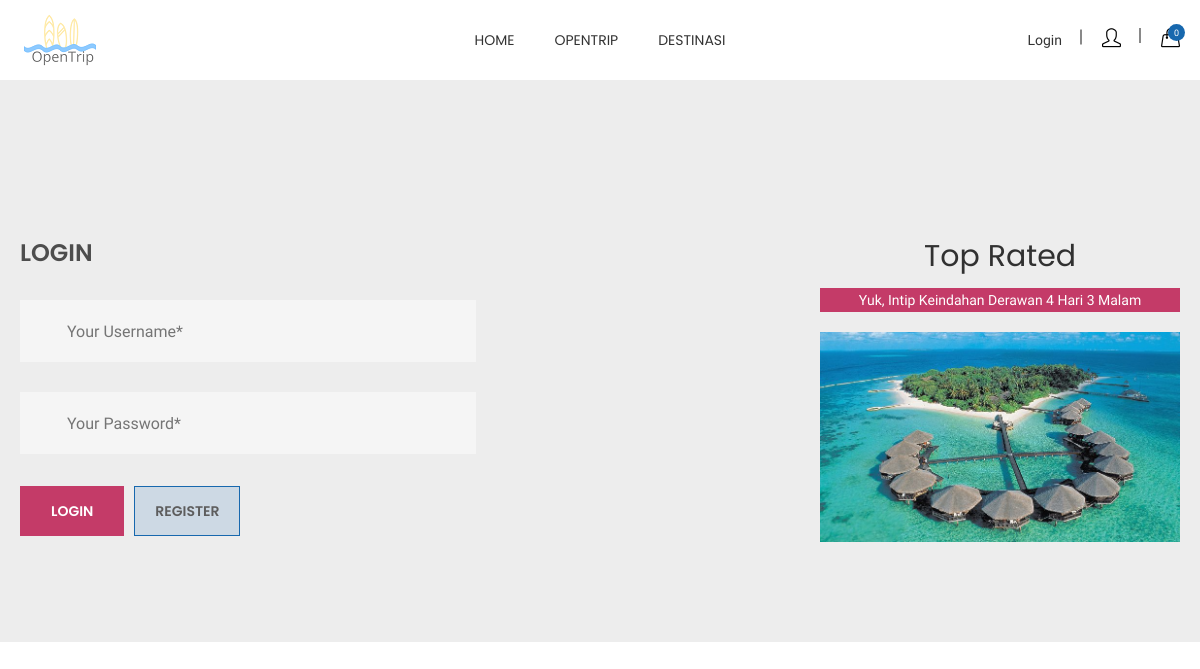
Screenshot of /index.php/front/login with the database file from the repository.
### tables this page shows
CREATE TABLE `tbl_opentrip`  (
  `opentrip_id` int(11) NOT NULL AUTO_INCREMENT,
  `judul` varchar(255) NOT NULL,
  `harga` float NOT NULL,
  `detail` text NOT NULL,
  `delete_foto` varchar(100) NOT NULL,
  `is_active` int(11) NULL DEFAULT NULL,
  `kuota` int(11) NULL DEFAULT NULL,
  `is_unlimited` int(11) NULL DEFAULT NULL,
  `catatan` varchar(255) NULL DEFAULT NULL,
  `id_province` int(11) NULL DEFAULT NULL,
  PRIMARY KEY (`opentrip_id`) USING BTREE
);

CREATE TABLE `tbl_trip_foto`  (
  `trip_foto_id` int(11) NOT NULL AUTO_INCREMENT,
  `id_opentrip` int(11) NULL DEFAULT NULL,
  `foto` varchar(255) NULL DEFAULT NULL,
  PRIMARY KEY (`trip_foto_id`) USING BTREE
);

### application/controllers/Front.php (called while the page is built, shortened)
<?php
class Front extends MY_Controller {
	function __construct(){
        $this->load->model('auth_model');
		$this->load->model('m_opentrip');
        $this->load->model('m_member');
	}
	public function login(){
        $data['top_rated'] = $this->db->query('SELECT
                                            opentrip_id,
                                            judul,
                                            sum( jumlah )
                                        FROM
                                            tbl_detail_transaksi
                                            INNER JOIN tbl_opentrip ON tbl_opentrip.opentrip_id = tbl_detail_transaksi.id_opentrip
                                        GROUP BY
                                            id_opentrip
                                        ORDER BY
                                            sum( jumlah ) DESC
                                            LIMIT 1')->row();
        $data['v_content'] = "front/login";
        $this->load->view("front/layout",$data);
    }
}

### index.php (called while the page is built, shortened)
<?php
require_once BASEPATH.'core/CodeIgniter.php';

### application/views/front/login.php (the view, shortened to what this page needs)
<section class="htc__contact__area ptb--100 bg__edited">
    <div class="container">
        <div class="row">
            <div class="contact-form-wrap mt--60">
                <div class="col-xs-12">
                    <div class="contact-title">
                        <h2 class="title__line--6">Login</h2>
                    </div>
                </div>
                <div class="col-xs-8">
                    <form id="contact-form" action="<?= base_url('front/doLoginUser')?>" method="post">
                        <div class="single-contact-form">
                            <div class="contact-box name">
                                <input type="text" name="username" placeholder="Your Username*" required>
                            </div>
                        </div>
                        <div class="single-contact-form">
                            <div class="contact-box name">
                                <input type="password" name="password" placeholder="Your Password*" required>
                            </div>
                        </div>
                        <div class="contact-btn">
                            <button type="submit" class="fv-btn" style="float: left;">Login</button>
                            <a href="<?= base_url('front/register') ?>" class="edited-btn" style="margin-left:10px;float: left;display: inline-block;padding: 12px 20px;">Register</a>
                        </div>
                    </form>
                </div>
                <div class="col-xs-4" style="margin-top: -60px;">
                    <div class="form-output">
                        <center>
                        <p><h2>Top Rated</h2></p>
                        <p class="form-messege" style="background-color: #c43b68;color: #fff;">
                            Yuk, Intip Keindahan <?php echo $top_rated->judul ?>
                        </p>
                        </center>
                        <p style="padding-top: 20px;">
                            <?php
                                $getFoto= $this->db->query("select * from tbl_trip_foto where id_opentrip = '".$top_rated->opentrip_id."' limit 1")->row();
                            ?>
                            <img src="<?= base_url() ?><?= (empty($getFoto)?'assets_front/images/product/1.jpg':'uploads/'.$getFoto->foto)?>">
                        </p>
                    </div>
                </div>
            </div>
        </div>
    </div>
</section>

### assets_front/style.css (style rules this page uses)
.title__line--6 { color: #4d4d4d; font-size: 24px; font-weight: 600; margin-bottom: 34px; text-transform: uppercase; }
.contact-box input { background: #f5f5f5 none repeat scroll 0 0; border: 0 none; color: #666666; font-size: 16px; height: 62px; padding: 0 47px; }
.single-contact-form + .single-contact-form { margin-top: 30px; }
.contact-btn { margin-top: 32px; }
.fv-btn { background: #c43b68 none repeat scroll 0 0; border: 1px solid #c43b68; color: #fff; font-family: 'Poppins', sans-serif; font-size: 14px; font-weight: 600; height: 50px; padding: 0 30px; text-transform: uppercase; transition: all 0.4s ease 0s; }
.contact-box.name { display: flex; margin-left: -20px; margin-right: -20px; }
.contact-box.name input { margin: 0 20px; width: 57%; }

### assets_front/css/shortcode/default.css (style rules this page uses)
*, h1, h2, h3, h4, h5, h6, p, ul, a { margin: 0; padding: 0; }
html { font-size: 100%; }
body { font-family: 'Old Standard TT', serif; color: #666666; font-weight: 400; font-size: 14px; line-height: 24px; -webkit-font-smoothing: antialiased; -moz-osx-font-smoothing: grayscale; }
p { font-family: 'Old Standard TT', serif; color: #666666; font-weight: 400; font-size: 16px; line-height: 24px; }
h1, h2, h3, h4, h5, h6, .h1, .h2, .h3, .h4, .h5, .h6 { font-family: 'Poppins', sans-serif; color: #313131; font-weight: 400; -webkit-font-variant-ligatures: common-ligatures; font-variant-ligatures: common-ligatures; margin-top: 0; margin-bottom: 0; }
h2, .h2 { font-size: 30px; font-weight: 400; }
a { color: #333; }
body { overflow-x: hidden; }
a, .btn { transition: all 0.3s ease-out 0s; }
input, select, textarea { transition: all 0.5s ease-out 0s; }
img, .img { max-width: 100%; transition: all 0.3s ease-out 0s; }
p + img, img:last-child { margin-bottom: 0; }
body { background: #fff; }
.bg__edited { background-color: #ededed; }
.edited-btn { background: #1768ae26 none repeat scroll 0 0; border: 1px solid #1768ae; color: #5d5d5d; font-family: 'Poppins', sans-serif; font-size: 14px; font-weight: 600; height: 50px; padding: 0 30px; text-transform: uppercase; transition: all 0.4s ease 0s; }
input[type=text], input[type=email], input[type=password] { width: 100%; }
.mt--60 { margin-top: 60px }
.ptb--100 { padding: 100px 0 }
p.form-messege { margin-top:15px;font-size:14px }

### rows the page displays
tbl_opentrip: judul "Derawan 4 Hari 3 Malam"
tbl_trip_foto: foto (picture)
